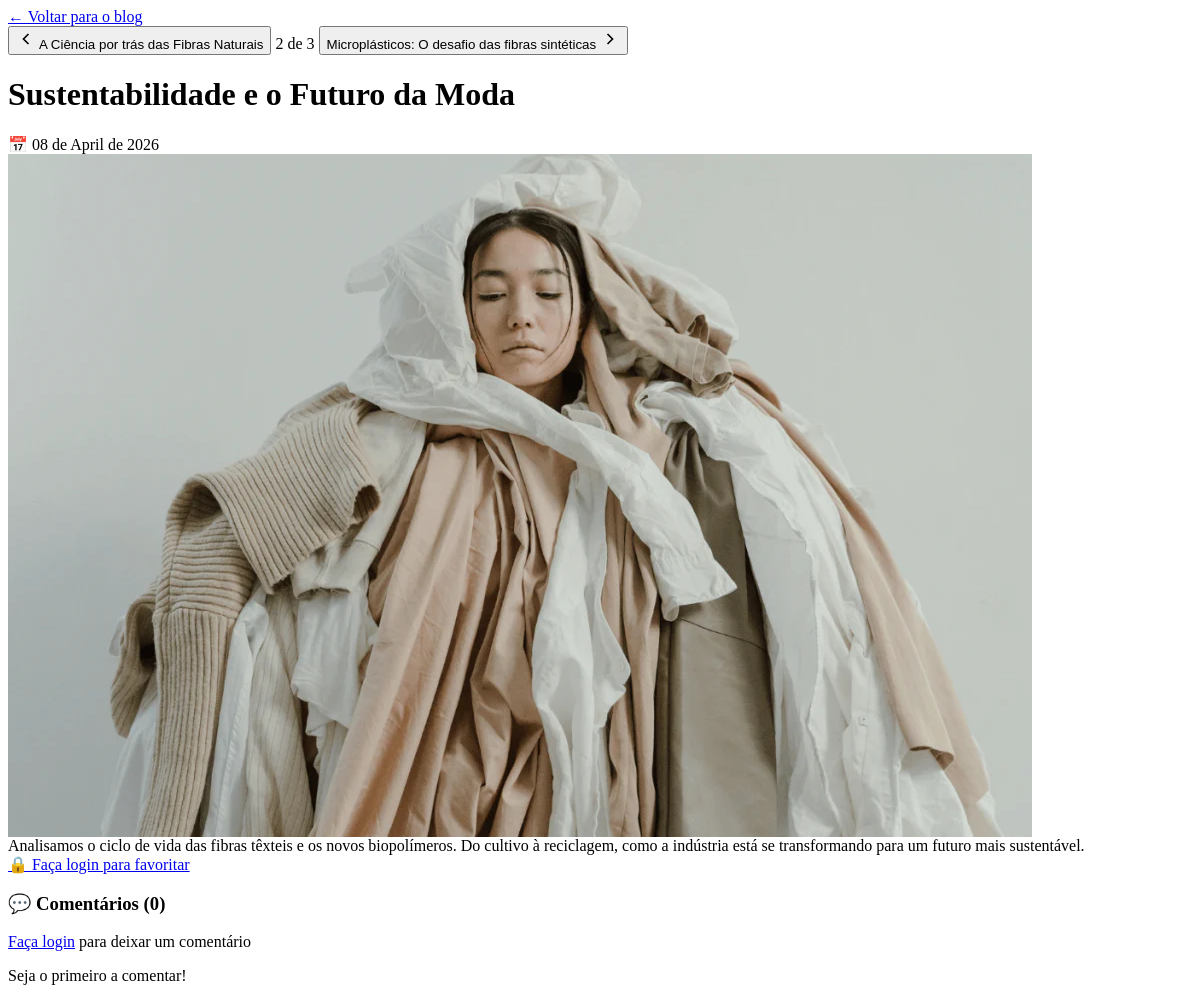
Page /blog/post/2/partial on the earlier database version.
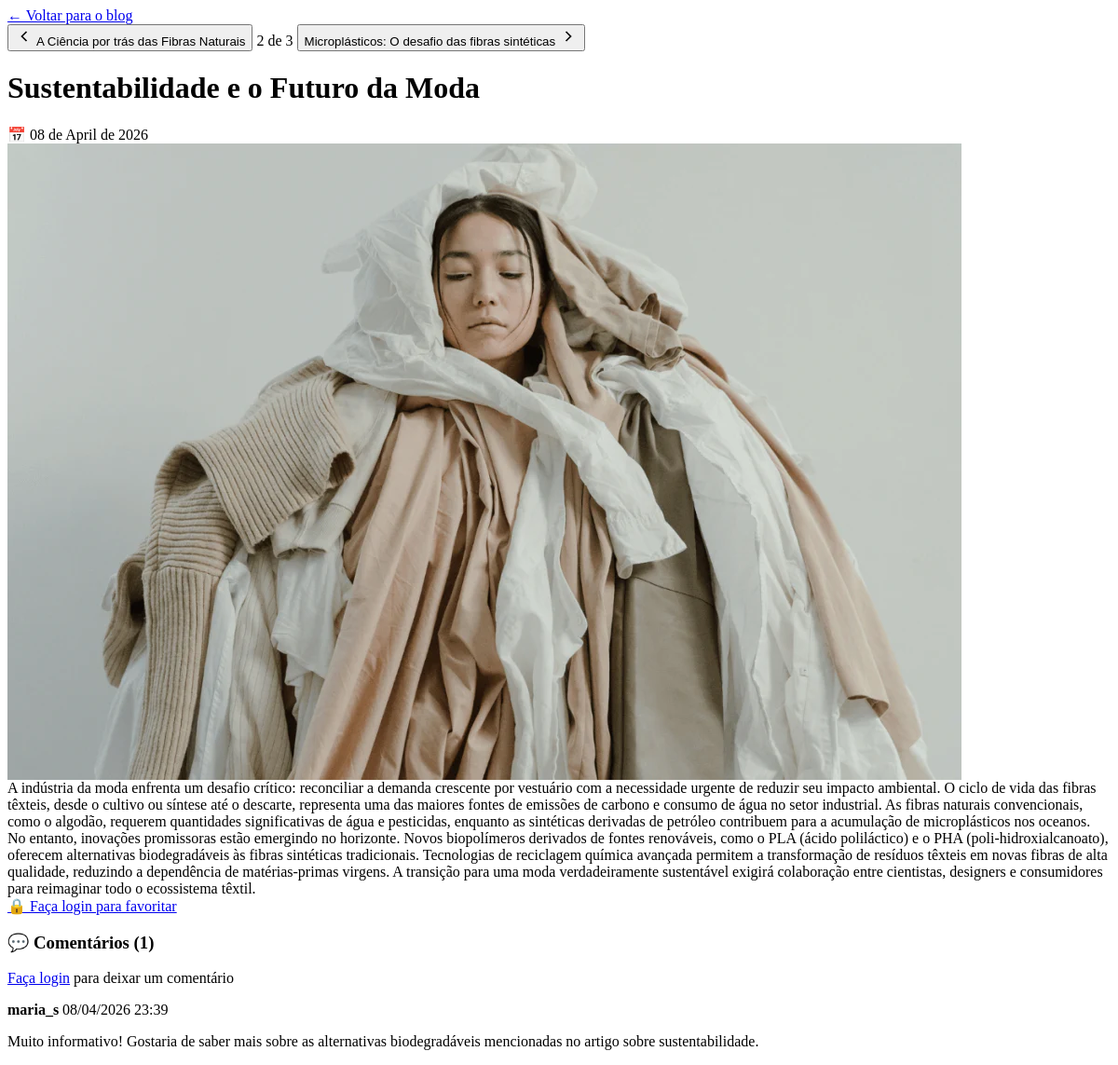
Same page on the later database version.
### models.py (models this page shows)
class Post(SQLModel, table=True):
    id: Optional[int] = Field(default=None, primary_key=True)
    titulo: str
    conteudo: str
    foto_url: Optional[str] = None
    data_publicacao: datetime = Field(default_factory=datetime.now)
    comentarios: List["Comentario"] = Relationship(back_populates="post")
    usuarios_que_favoritaram: List[Usuario] = Relationship(back_populates="posts_favoritos", link_model=FavoritoPost)

class Comentario(SQLModel, table=True):
    id: Optional[int] = Field(default=None, primary_key=True)
    conteudo: str
    data_postagem: datetime = Field(default_factory=datetime.now)
    usuario_id: int = Field(foreign_key="usuario.id")
    post_id: int = Field(foreign_key="post.id")
    usuario: Usuario = Relationship(back_populates="comentarios")
    post: Post = Relationship(back_populates="comentarios")

class Usuario(SQLModel, table=True):
    id: Optional[int] = Field(default=None, primary_key=True)
    nome: str
    username: str = Field(index=True, unique=True)
    email: str = Field(unique=True)
    senha: str
    bio: Optional[str] = None
    comentarios: List["Comentario"] = Relationship(back_populates="usuario")
    fibras_favoritas: List["Fibra"] = Relationship(back_populates="usuarios_que_favoritaram", link_model=FavoritoFibra)
    posts_favoritos: List["Post"] = Relationship(back_populates="usuarios_que_favoritaram", link_model=FavoritoPost)

### main.py (the view)
@app.get("/blog/post/{post_id}/partial", response_class=HTMLResponse)
async def ler_post_partial(
    request: Request,
    post_id: int,
    session: Session = Depends(get_session),
    usuario: Optional[Usuario] = Depends(get_usuario_logado)
):
    post = session.get(Post, post_id)
    if not post:
        raise HTTPException(status_code=404, detail="Post não encontrado")
    todos_posts = session.exec(select(Post).order_by(Post.id)).all()
    indices = {p.id: i for i, p in enumerate(todos_posts)}
    indice_atual = indices.get(post_id, 0)
    total_posts = len(todos_posts)
    post_anterior = todos_posts[indice_atual - 1] if indice_atual > 0 else None
    post_proximo = todos_posts[indice_atual + 1] if indice_atual < total_posts - 1 else None
    return templates.TemplateResponse(request, "partials/post_detalhes.html", {
        "post": post,
        "usuario": usuario,
        "post_anterior": post_anterior,
        "post_proximo": post_proximo,
        "indice_atual": indice_atual + 1,
        "total_posts": total_posts
    })

### templates/partials/post_detalhes.html (shortened to what the changed rows need)
<div class="blog-content-root">
    <div class="post-detalhes-card">
        <div class="post-header">
            <h1 class="post-titulo">{{ post.titulo }}</h1>
            <div class="post-meta">
                <span class="post-date">📅 {{ post.data_publicacao.strftime('%d de %B de %Y') }}</span>
            </div>
        </div>
        {% if post.foto_url %}
        <div class="post-featured-image">
            <img src="{{ post.foto_url }}" alt="{{ post.titulo }}">
        </div>
        {% endif %}
        <div class="post-content">
            {{ post.conteudo }}
        </div>
        <div class="post-actions">
            {% if usuario %}
            <button hx-post="/blog/{{ post.id }}/favoritar"
                    hx-target="this"
                    hx-swap="outerHTML"
                    class="btn-favoritar">
                ☆ Favoritar este artigo
            </button>
            {% else %}
            <a href="/login" class="btn-favoritar disabled">
            </a>
            {% endif %}
        </div>
        <div class="comments-section">
            <h3 class="comments-title">💬 Comentários ({{ post.comentarios|length }})</h3>
            {% if usuario %}
            <div class="comment-form-container">
                <form class="comment-form"
                      hx-post="/blog/{{ post.id }}/comentar"
                      hx-target="#comments-list"
                      hx-swap="beforeend"
                      hx-on::after-swap="this.reset()">
                    <textarea name="conteudo"
                              rows="3"
                              placeholder="Deixe seu comentário..."
                              required></textarea>
                    <button type="submit" class="btn btn-primary">Enviar comentário</button>
                </form>
            </div>
            {% else %}
            <div class="login-to-comment">
                <p><a href="/login" hx-get="/login" hx-target="#main-content" hx-push-url="true">Faça login</a> para deixar um comentário</p>
            </div>
            {% endif %}
            <div id="comments-list" class="comments-list">
                {% for comentario in post.comentarios %}
                <div class="comment-item" id="comentario-{{ comentario.id }}">
                    <div class="comment-header">
                        <strong class="comment-author">{{ comentario.usuario.username }}</strong>
                        <span class="comment-date">{{ comentario.data_postagem.strftime('%d/%m/%Y %H:%M') }}</span>
                    </div>
                    <p class="comment-content">{{ comentario.conteudo }}</p>
                </div>
                {% else %}
                <div class="no-comments">
                    <p>Seja o primeiro a comentar!</p>
                </div>
                {% endfor %}
            </div>
        </div>
    </div>
</div>

Differences in the rows shown:
changed Post "Sustentabilidade e o Futuro da Moda": conteudo "Analisamos o ciclo de vida das fibras têxteis e os novos biopolímeros. Do cultivo à reciclagem, como a indústria está se transformando para um futuro mais sustentável." → "A indústria da moda enfrenta um desafio crítico: reconciliar a demanda crescente por vestuário com a necessidade urgente de reduzir seu impacto ambiental. O ciclo de vida das fibras têxteis, desde o cultivo ou síntese até o descarte, representa uma das maiores fontes de emissões de carbono e consumo de água no setor industrial. As fibras naturais convencionais, como o algodão, requerem quantidades significativas de água e pesticidas, enquanto as sintéticas derivadas de petróleo contribuem para a acumulação de microplásticos nos oceanos. No entanto, inovações promissoras estão emergindo no horizonte. Novos biopolímeros derivados de fontes renováveis, como o PLA (ácido poliláctico) e o PHA…"
now on this page (row edited): Comentario: usuario.username "maria_s", data_postagem "08/04/2026 23:39", conteudo "Muito informativo! Gostaria de saber mais sobre as alternativas biodegradáveis mencionadas no artigo sobre sustentabilidade."
Other differences:
{{ post.comentarios|length }}: "0" → "1"
text no longer shown: "Seja o primeiro a comentar!"
